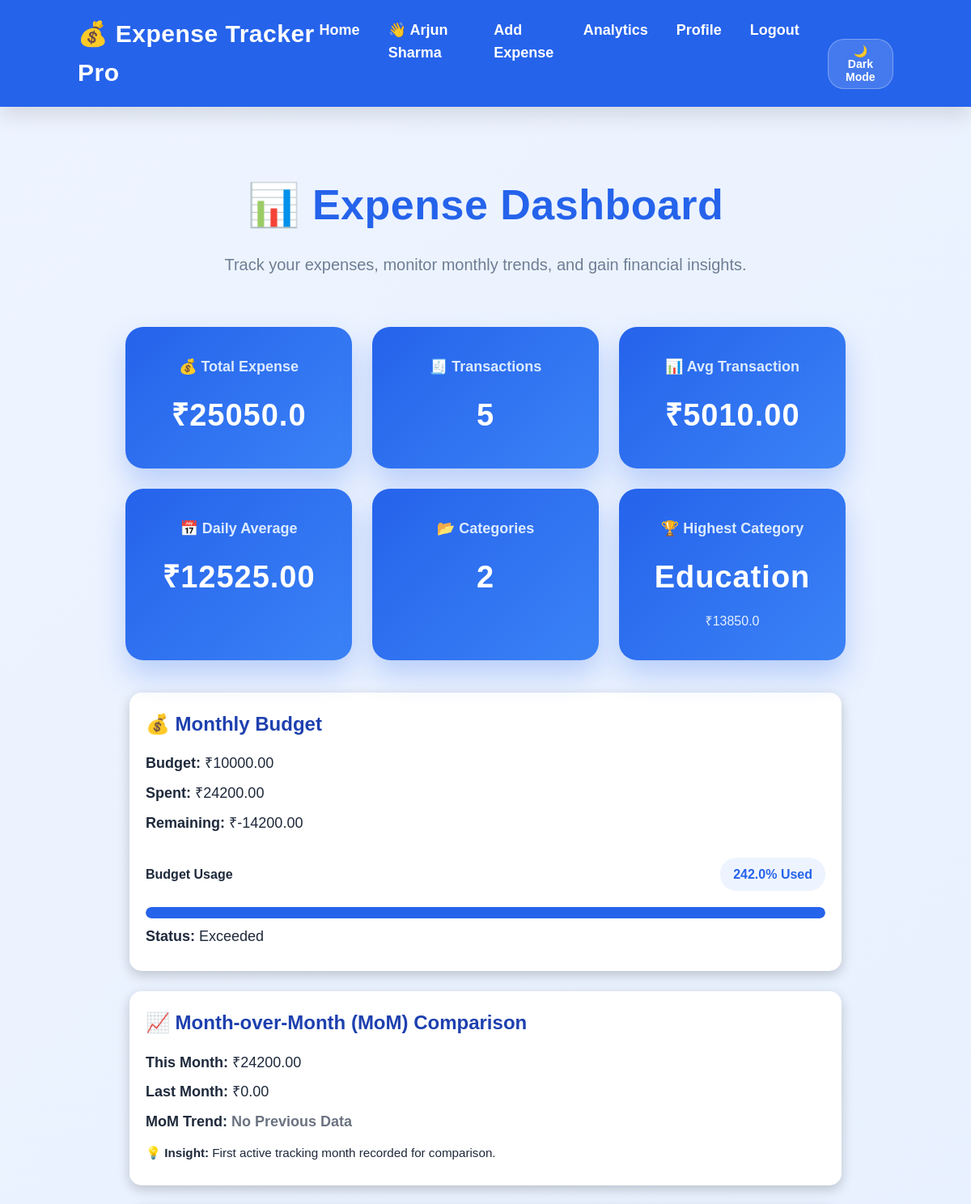
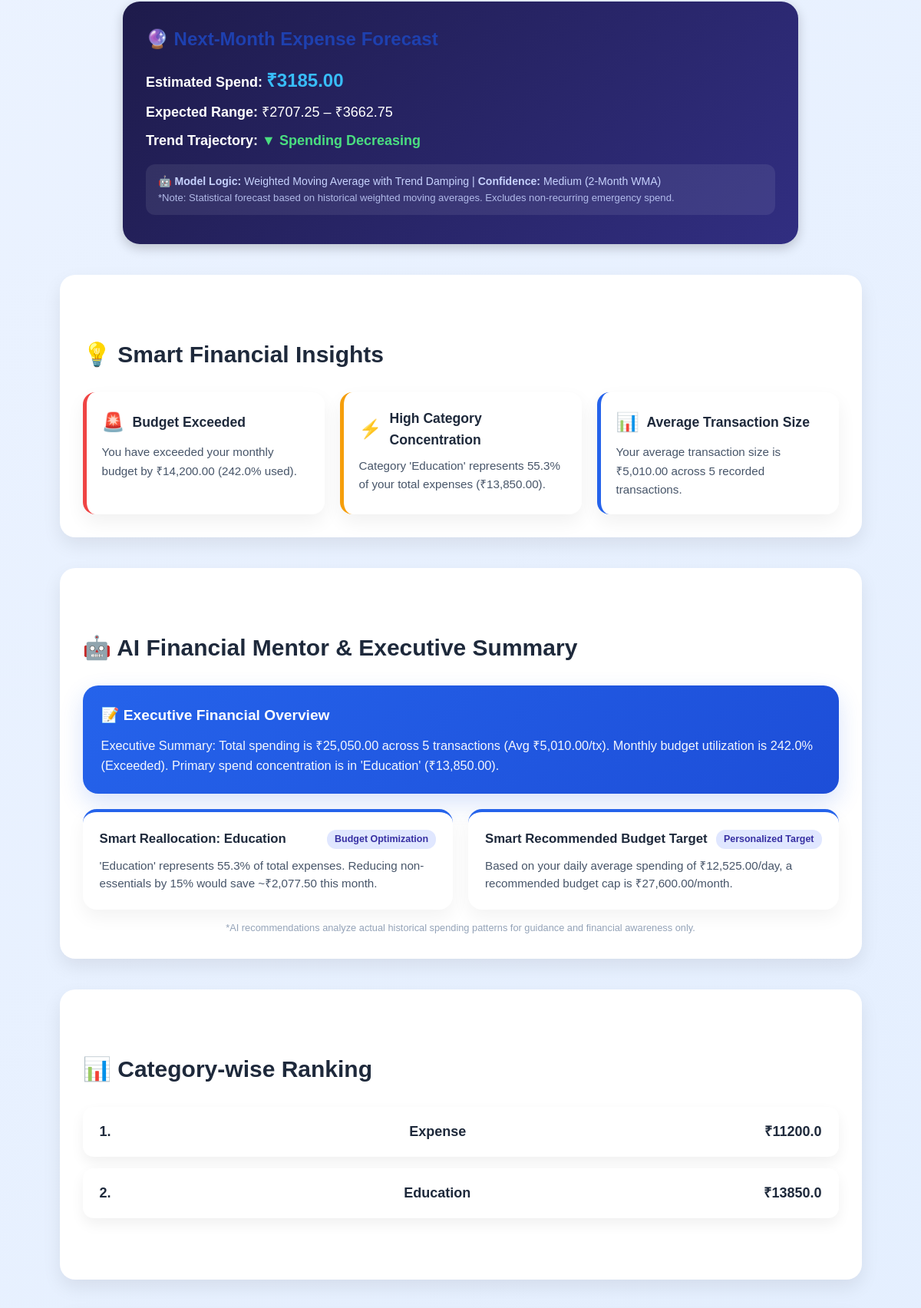
Screenshot of /analysis (signed in, upper part) with the database file from the repository (2 pictures, top to bottom).
### tables this page shows
CREATE TABLE expenses(

            id INTEGER PRIMARY KEY AUTOINCREMENT,

            user_id INTEGER NOT NULL,

            date TEXT NOT NULL,

            category TEXT NOT NULL,

            subcategory TEXT NOT NULL,

            amount REAL NOT NULL,

            FOREIGN KEY(user_id)
            REFERENCES users(id)

        );

CREATE TABLE budgets(

            id INTEGER PRIMARY KEY AUTOINCREMENT,

            user_id INTEGER NOT NULL,

            month INTEGER NOT NULL,

            year INTEGER NOT NULL,

            amount REAL NOT NULL, category_id INTEGER, created_at TIMESTAMP,

            FOREIGN KEY(user_id) REFERENCES users(id)

        );

### app_web.py (the view, shortened to what this page needs)
@app.route("/analysis")
def analysis():
    if not login_required():
        return redirect("/login")
    conn = get_connection()
    cursor = conn.cursor()
    user_id = session["user_id"]
    today = datetime.now()
    current_month = today.month
    current_year = today.year
    cursor.execute("""
        SELECT id, date, category, subcategory, amount
        FROM expenses
        WHERE user_id = ?
    """, (user_id,))
    rows = cursor.fetchall()
    cursor.execute("""
        SELECT SUM(amount)
        FROM expenses
        WHERE user_id = ?
        AND CAST(strftime('%m', date) AS INTEGER)=?
        AND CAST(strftime('%Y', date) AS INTEGER)=?
    """,(user_id,current_month,current_year))
    spent = cursor.fetchone()[0]
    if spent is None:
        spent = 0.0
    if current_month == 1:
        prev_month = 12
        prev_year = current_year - 1
    else:
        prev_month = current_month - 1
        prev_year = current_year
    cursor.execute("""
        SELECT SUM(amount)
        FROM expenses
        WHERE user_id = ?
        AND CAST(strftime('%m', date) AS INTEGER)=?
        AND CAST(strftime('%Y', date) AS INTEGER)=?
    """, (user_id, prev_month, prev_year))
    prev_month_spent = cursor.fetchone()[0]
    if prev_month_spent is None:
        prev_month_spent = 0.0
    if prev_month_spent > 0:
        mom_change = round(((spent - prev_month_spent) / prev_month_spent) * 100, 1)
    else:
        mom_change = 0.0
    cursor.execute("""
        SELECT amount
        FROM budgets
        WHERE user_id=?
        AND month=?
        AND year=?
    """,(user_id,current_month,current_year))
    budget_row = cursor.fetchone()
    if budget_row:
        budget = budget_row[0]
    else:
        budget = 0
    remaining = budget - spent
    if budget > 0:
        usage_percentage = round((spent / budget) * 100, 1)
    else:
        usage_percentage = 0
    if budget == 0:
        status = "No Budget"
    elif spent > budget:
        status = "Exceeded"
    conn.close()
    data = []
    transactions = []
    category_total = {}
    monthly_total = {}
    all_categories = set()
    all_dates = set()
    for row in rows:
        expense_id = row[0]
        date = row[1]
        category = row[2]
        subcategory = row[3]
        amount = row[4]
        data.append({
            "id": expense_id,
            "date": date,
            "category": category,
            "subcategory": subcategory,
            "amount": amount
        })
        transactions.append({
            "id": expense_id,
            "date": date,
            "category": category.title(),
            "subcategory": subcategory.title(),
            "amount": amount
        })
        category_total[category] = category_total.get(category, 0) + amount
        all_categories.add(category.title())
        all_dates.add(date)
        date_obj = datetime.strptime(date, "%Y-%m-%d")
        month = date_obj.strftime("%b %Y")
        monthly_total[month] = monthly_total.get(month, 0) + amount
    transactions.reverse()
    total = sum(item["amount"] for item in data)
    sorted_data = dict(
        sorted(
            category_total.items(),
            key=lambda x: x[1]
        )
    )
    category_count = len(category_total)
    if category_total:
        highest_category = max(category_total, key=category_total.get)
        highest_amount = category_total[highest_category]
    else:
        highest_category = "None"
        highest_amount = 0
    tx_count = len(transactions)
    avg_transaction = round(total / tx_count, 2) if tx_count > 0 else 0
    unique_dates_count = len(all_dates)
    daily_avg = round(total / unique_dates_count, 2) if unique_dates_count > 0 else 0
    amounts = [t["amount"] for t in transactions]
    max_transaction = max(amounts) if amounts else 0
    min_transaction = min(amounts) if amounts else 0
    smart_insights = []
    if budget > 0:
        if spent > budget:
            over_amount = spent - budget
            smart_insights.append({
                "type": "danger",
                "icon": "🚨",
                "title": "Budget Exceeded",
                "message": f"You have exceeded your monthly budget by ₹{over_amount:,.2f} ({usage_percentage}% used)."
            })
    if total > 0 and highest_category != "None":
        pct = round((highest_amount / total) * 100, 1)
        if pct >= 40:
            smart_insights.append({
                "type": "warning",
                "icon": "⚡",
                "title": "High Category Concentration",
                "message": f"Category '{highest_category.title()}' represents {pct}% of your total expenses (₹{highest_amount:,.2f})."
            })
    if tx_count >= 3:
        smart_insights.append({
            "type": "info",
            "icon": "📊",
            "title": "Average Transaction Size",
            "message": f"Your average transaction size is ₹{avg_transaction:,.2f} across {tx_count} recorded transactions."
        })
    ai_insights = generate_ai_recommendations(
        total, spent, budget, usage_percentage,
        highest_category, highest_amount, mom_change,
        tx_count, avg_transaction, daily_avg
    )
    anomalies = detect_anomalies(transactions)
    forecast = forecast_next_month_expense(monthly_total, spent)
    return render_template(
        "analysis.html",
        total=total,
        data=sorted_data,
        usage_percentage=usage_percentage,
        category_count=category_count,
        highest_category=highest_category,
        highest_amount=highest_amount,
        monthly_data=monthly_total,
        transactions=transactions,
        all_categories=sorted(all_categories),
        all_dates=sorted(all_dates, reverse=True),
        transaction_count=tx_count,
        avg_transaction=avg_transaction,
        daily_avg=daily_avg,
        max_transaction=max_transaction,
        min_transaction=min_transaction,
        budget=budget,
        spent=spent,
        remaining=remaining,
        status=status,
        prev_month_spent=prev_month_spent,
        mom_change=mom_change,
        smart_insights=smart_insights,
        anomalies=anomalies,
        forecast=forecast,
        ai_insights=ai_insights,
    )

### templates/analysis.html (shortened to what this page needs)
{% extends "base.html" %}
{% block content %}
<div class="container">
    <div class="dashboard-header">
        <h1>📊 Expense Dashboard</h1>
        <p>
            Track your expenses, monitor monthly trends,
            and gain financial insights.
        </p>
    </div>
    <div class="stats-container">
        <div class="stat-card">
            <h3>💰 Total Expense</h3>
            <h2 id="statTotalExpense">₹{{ total }}</h2>
        </div>
        <div class="stat-card">
            <h3>🧾 Transactions</h3>
            <h2 id="statTransactionCount">{{ transaction_count }}</h2>
        </div>
        <div class="stat-card">
            <h3>📊 Avg Transaction</h3>
            <h2 id="statAverageTransaction">₹{{ "%.2f"|format(avg_transaction) }}</h2>
        </div>
        <div class="stat-card">
            <h3>📅 Daily Average</h3>
            <h2 id="statDailyAvg">₹{{ "%.2f"|format(daily_avg) }}</h2>
        </div>
        <div class="stat-card">
            <h3>📂 Categories</h3>
            <h2 id="statCategoryCount">{{ category_count }}</h2>
        </div>
        <div class="stat-card">
            <h3>🏆 Highest Category</h3>
            <h2 id="statHighestCategory">{{ highest_category.title() }}</h2>
            <p id="statHighestAmount">₹{{ highest_amount }}</p>
        </div>
    </div>
    <div class="budget-card">
        <h2>💰 Monthly Budget</h2>
        <div class="budget-info">
        <p>
            <strong>Budget:</strong>
            ₹{{ "%.2f"|format(budget) }}
        </p>
        <p>
            <strong>Spent:</strong>
            ₹{{ "%.2f"|format(spent) }}
        </p>
        <p>
            <strong>Remaining:</strong>
            ₹{{ "%.2f"|format(remaining) }}
        </p>
    </div>
        {% if budget > 0 %}
            {% set percentage = (spent / budget * 100) %}
            {% if percentage > 100 %}
                {% set display_percentage = 100 %}
            {% else %}
                {% set display_percentage = percentage %}
            {% endif %}
            <div class="budget-usage">
                <div class="budget-usage-header">
                    <strong>Budget Usage</strong>
                    <span class="usage-badge">
                    {{ usage_percentage }}% Used
                    </span>
                </div>
                <div class="budget-progress">
                    <div
                        class="budget-fill"
                        data-width="{{ usage_percentage }}">
                    </div>
                </div>
            </div>
        {% else %}
            <p class="no-budget">
                No budget set for this month.
            </p>
        {% endif %}
        <p class="budget-status">
            <strong>Status:</strong> {{ status }}
        </p>
    </div>
    <div class="budget-card" style="margin-top: 25px;">
        <h2>📈 Month-over-Month (MoM) Comparison</h2>
        <div class="budget-info">
            <p>
                <strong>This Month:</strong>
                ₹{{ "%.2f"|format(spent) }}
            </p>
            <p>
                <strong>Last Month:</strong>
                ₹{{ "%.2f"|format(prev_month_spent) }}
            </p>
            <p>
                <strong>MoM Trend:</strong>
                {% if prev_month_spent == 0 %}
                    <span style="color: #6b7280; font-weight: bold;">No Previous Data</span>
                {% elif mom_change > 0 %}
                    <span style="color: #ef4444; font-weight: bold;">▲ +{{ mom_change }}% Increase</span>
                {% elif mom_change < 0 %}
                    <span style="color: #10b981; font-weight: bold;">▼ {{ mom_change }}% Decrease</span>
                {% else %}
                    <span style="color: #2563eb; font-weight: bold;">0% Change</span>
                {% endif %}
            </p>
        </div>
        <p class="budget-status" style="margin-top: 12px; font-size: 0.95rem;">
            💡 <strong>Insight:</strong>
            {% if prev_month_spent == 0 %}
                First active tracking month recorded for comparison.
            {% elif mom_change > 0 %}
                Your total expenditure increased by {{ mom_change }}% compared to last month.
            {% elif mom_change < 0 %}
                Great work! Your spending decreased by {{ (mom_change * -1) }}% compared to last month.
            {% else %}
                Your spending this month is identical to last month.
            {% endif %}
        </p>
    </div>
    <div class="budget-card" style="margin-top: 25px; background: linear-gradient(135deg, #1e1b4b, #312e81); color: white; border-radius: 22px; padding: 30px;">
        <h2>🔮 Next-Month Expense Forecast</h2>
        <div class="budget-info" style="margin-top: 15px;">
            <p>
                <strong>Estimated Spend:</strong>
                <span style="font-size: 1.5rem; color: #38bdf8; font-weight: bold;">₹{{ "%.2f"|format(forecast.forecast) }}</span>
            </p>
            <p>
                <strong>Expected Range:</strong>
                ₹{{ "%.2f"|format(forecast.lower_bound) }} – ₹{{ "%.2f"|format(forecast.upper_bound) }}
            </p>
            <p>
                <strong>Trend Trajectory:</strong>
                {% if forecast.trend == 'Increasing' %}
                    <span style="color: #f87171; font-weight: bold;">▲ Spending Increasing</span>
                {% elif forecast.trend == 'Decreasing' %}
                    <span style="color: #4ade80; font-weight: bold;">▼ Spending Decreasing</span>
                {% else %}
                    <span style="color: #93c5fd; font-weight: bold;">➡️ Stable Baseline</span>
                {% endif %}
            </p>
        </div>
        <p class="budget-status" style="margin-top: 16px; font-size: 0.88rem; color: #c7d2fe; background: rgba(255,255,255,0.08); padding: 12px 16px; border-radius: 12px; line-height: 1.5;">
            🤖 <strong>Model Logic:</strong> {{ forecast.model_type }} | <strong>Confidence:</strong> {{ forecast.confidence }}<br>
            <span style="font-size: 0.82rem; opacity: 0.85;">*Note: Statistical forecast based on historical weighted moving averages. Excludes non-recurring emergency spend.</span>
        </p>
    </div>
    <div class="dashboard-section">
        <h2 class="section-title">
            💡 Smart Financial Insights
        </h2>
        <div class="insights-grid" style="display: grid; grid-template-columns: repeat(auto-fit, minmax(280px, 1fr)); gap: 20px;">
            {% for insight in smart_insights %}
            <div class="insight-card insight-{{ insight.type }}" style="padding: 20px; border-radius: 16px; background: white; border-left: 5px solid {% if insight.type == 'danger' %}#ef4444{% elif insight.type == 'warning' %}#f59e0b{% elif insight.type == 'success' %}#10b981{% else %}#2563eb{% endif %}; box-shadow: 0 10px 25px rgba(0,0,0,0.06);">
                <div style="display: flex; align-items: center; gap: 10px; margin-bottom: 8px;">
                    <span style="font-size: 1.5rem;">{{ insight.icon }}</span>
                    <strong style="font-size: 1.1rem; color: #1e293b;">{{ insight.title }}</strong>
                </div>
                <p style="color: #475569; font-size: 0.95rem; margin: 0;">{{ insight.message }}</p>
            </div>
            {% endfor %}
        </div>
    </div>
    {% if ai_insights %}
    <div class="dashboard-section" style="margin-top: 30px;">
        <h2 class="section-title">
            🤖 AI Financial Mentor & Executive Summary
        </h2>
        <div style="background: linear-gradient(135deg, #2563eb, #1d4ed8); color: white; padding: 24px; border-radius: 20px; margin-bottom: 20px; box-shadow: 0 12px 30px rgba(37,99,235,0.18);">
            <h3 style="margin-bottom: 10px; font-size: 1.2rem;">📝 Executive Financial Overview</h3>
            <p style="font-size: 1.02rem; line-height: 1.6; opacity: 0.95; margin: 0;">{{ ai_insights.summary }}</p>
        </div>
        <div class="insights-grid" style="display: grid; grid-template-columns: repeat(auto-fit, minmax(300px, 1fr)); gap: 20px;">
            {% for rec in ai_insights.recommendations %}
            <div style="background: white; padding: 22px; border-radius: 18px; border-top: 4px solid #2563eb; box-shadow: 0 10px 25px rgba(0,0,0,0.05);">
                <div style="display: flex; justify-content: space-between; align-items: center; margin-bottom: 10px;">
                    <strong style="color: #1e293b; font-size: 1.05rem;">{{ rec.title }}</strong>
                    <span style="background: #e0e7ff; color: #3730a3; padding: 3px 10px; border-radius: 12px; font-weight: bold; font-size: 0.78rem;">{{ rec.tag }}</span>
                </div>
                <p style="color: #475569; font-size: 0.95rem; line-height: 1.5; margin: 0;">{{ rec.text }}</p>
            </div>
            {% endfor %}
        </div>
        <p style="font-size: 0.8rem; color: #94a3b8; text-align: center; margin-top: 14px;">
            *AI recommendations analyze actual historical spending patterns for guidance and financial awareness only.
        </p>
    </div>
    {% endif %}
    <div class="dashboard-section">
        <h2 class="section-title">
            📊 Category-wise Ranking
        </h2>
        <div class="expense-list" id="categoryRankingList">
            {% for cat, amt in data.items() %}
            <div class="expense-item">
                <strong>{{ loop.index }}.</strong>
                {{ cat.title() }}
                <span style="float:right;">₹{{ amt }}</span>
            </div>
            {% endfor %}
        </div>
    </div>
</div>
{% endblock %}

### rows the page displays
expenses: title "Education", amt "13850.0"
budgets: amount "10000.00"
expenses: title "Expense", amt "11200.0"

### other values shown
{{ session["user_name"] }} "Arjun Sharma"
{{ total }} "25050.0"
{{ transaction_count }} "5"
{{ "%.2f"|format(avg_transaction) }} "5010.00"
{{ "%.2f"|format(daily_avg) }} "12525.00"
{{ category_count }} "2"
{{ highest_amount }} "13850.0"
{{ "%.2f"|format(spent) }} "24200.00"
{{ "%.2f"|format(remaining) }} "-14200.00"
{{ usage_percentage }} "242.0"
{{ status }} "Exceeded"
{{ "%.2f"|format(prev_month_spent) }} "0.00"
{{ "%.2f"|format(forecast.forecast) }} "3185.00"
{{ "%.2f"|format(forecast.lower_bound) }} "2707.25"
{{ "%.2f"|format(forecast.upper_bound) }} "3662.75"
